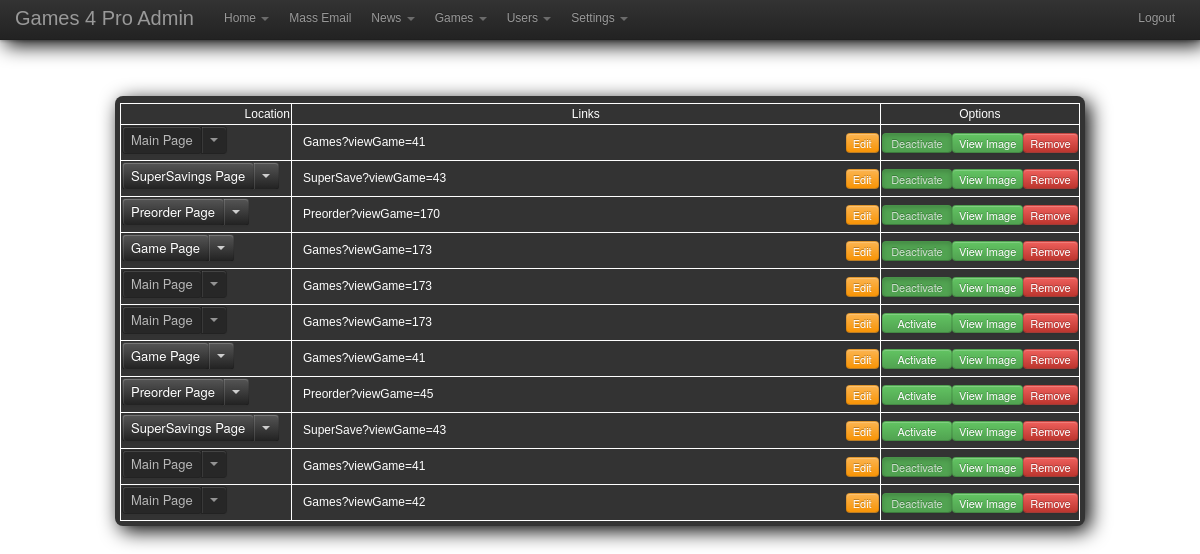
Screenshot of /admin/slider/list (signed in) with the database file from the repository.
### tables this page shows
CREATE TABLE IF NOT EXISTS `sliders` (
  `id` int(11) NOT NULL AUTO_INCREMENT,
  `height` varchar(255) NOT NULL,
  `link` text NOT NULL,
  `active` set('n','y') NOT NULL,
  UNIQUE KEY `id` (`id`)
);

### admin/includes/config.php (called while the page is built, shortened)
<?
$mysql['db']='game4pro_site';
$mysql['host']='localhost';
$mysql['user']='game4pro_user';
$mysql['pass']='16sTaQut1P0S';
include getcwd()."/includes/sql.inc.php";

### admin/includes/sql.inc.php (called while the page is built, shortened)
<?
class sql_mysql extends sql_dummy {
 var $row,$cur_row,$cur_col;
 function sql_mysql(){
  $this->handle=0;
  $this->row=0;
 }
 function connect($db,$host="localhost",$user="foto",$pass="otof"){
  if(!($this->handle=mysql_connect($host,$user,$pass)))return perror('connect');
  return true;
 }
 function query($query){
  if(!$this->cursor=mysql_query($query,$this->handle))return $this->perror('query('.$this->errstr().'): '.$query);
  return true;
 }
 function get_row($index=-1){
  $this->cur_col=0;
  if($this->row=mysql_fetch_row($this->cursor))return true;
  return false;
 }
 function get_col($index=-1){
  $out=htmlspecialchars_decode($this->row[$this->cur_col]);
  $this->cur_col++;
  return $out;
 }
}
function db_conn($t=''){
 global ${'sql'.$t},$mysql;
 return ${'sql'.$t};
}
$sql=db_conn();
function get_reply($query)
{
	global $sql;
	$connection=$sql;
	$connection->query($query);
	$connection->get_row();
	Return $connection->get_col();
}
?>

### admin/includes/output.php (called while the page is built, shortened)
<?
if($_GET['x']=='sendmail') {
  include getcwd()."/includes/output/sendMail.php";
} elseif($_GET['x']=='games/list') {
  include getcwd()."/includes/output/list.php";
} elseif($_GET['x']=='games/add' || preg_match("/games\/edit\/([0-9]+)$/",$_GET['x'],$fnd)) {
  include getcwd()."/includes/output/selections.php";
  include getcwd()."/includes/output/addoredit.php";
} elseif(preg_match("/games\/view\/([0-9]+)$/",$_GET['x'],$fnd)) {
  $show=true;
  include getcwd()."/includes/output/selections.php";
  include getcwd()."/includes/output/overview.php";
} elseif($_GET['x']=='games/getList') {
  include getcwd()."/includes/output/createGameList.php";
  echo json_encode($result);
  exit();
} elseif($_GET['x']=='news/add' || preg_match("/news\/edit\/([0-9]+)$/",$_GET['x'],$fnd)) {
  include getcwd()."/includes/output/newsSel.php";
  include getcwd()."/includes/output/newsAdd.php";
} elseif($_GET['x']=='news/remove') {
  $id=spliti("_",$_POST['id']);
  $sql->query("delete from news where id='{$id[1]}'");
  echo json_encode(array("success" => true, 'msg' => $id[1]));
  exit();
} elseif($_GET['x']=='news/getList') {
  include getcwd()."/includes/output/createNewsList.php";
} elseif($_GET['x']=='news/list') {
  include getcwd()."/includes/output/newsList.php";
} elseif($_GET['x']=='news/view' || preg_match("/news\/view\/([0-9]+)$/",$_GET['x'],$fnd)) {
  include getcwd()."/includes/output/newsSel.php";
  include getcwd()."/includes/output/newsView.php";
} elseif(preg_match("/games\/codes\/([0-9]+)$/",$_GET['x'],$fnd)) {
  include getcwd()."/includes/output/codes.php";
} elseif(preg_match("/games\/addCodes\/([0-9]+)$/",$_GET['x'],$fnd)) {
  include getcwd()."/includes/actions/codes.php";
} elseif($_GET['x']=='games/codes/remove') {
  include getcwd()."/includes/actions/codes.php";
} elseif(preg_match("/games\/getCodeList\/([0-9]+)$/",$_GET['x'],$fnd)) {
  include getcwd()."/includes/output/codesList.php";
} elseif($_GET['x']=='games/codes/upload') {
  include getcwd()."/includes/actions/codes.php";
} elseif($_GET['x']=="slider/edit") {
  include getcwd()."/includes/output/sliderEdit.php";
} elseif($_GET['x']=='slider/action/save') {
  include getcwd()."/includes/actions/slider.php";
  exit();
} elseif($_GET['x']=='slider/getPoints') {
  if(preg_match('/^\d+$/',$_POST['id'])) {
    echo get_reply("select points from games where id='{$_POST['id']}'");
  }
  exit();
} elseif($_GET['x']=='slider/list') {
  include getcwd()."/includes/output/sliderList.php";
} elseif($_GET['x']=='games/remove' && $_POST['id']) {
  $id=spliti("_",$_POST['id']);
  $sql->query("delete from games where id='{$id[1]}'");
  echo json_encode(Array("removed" => $id[1]));
  exit();
} elseif(preg_match("/settings/",$_GET['x'])) {
  include getcwd()."/includes/output/settings/direct.php";
  $settings=true;
} elseif($_GET['x']=='users') {
  include getcwd()."/includes/output/users.php";
} elseif($_GET['x']=='disclaimers') {
  include getcwd()."/includes/output/disclaimers.php";
} elseif($_GET['x']=='contacts') {
  include getcwd()."/includes/output/contacts.php";
} elseif($_GET['x']=='preorders') {
  include getcwd()."/includes/output/preorders.php";
}
?>

### admin/includes/output/sliderList.php (the view)
<?
$tableContents="";
$tip=Array("slider" => "Main Page", "gamepage" => "Game Page", "preorderpage" => "Preorder Page", "savingpage" => "SuperSavings Page");
$sql->query("select id,link,active,height from sliders order by id DESC");
while($sql->get_row()) {
  $id=$sql->get_col();
  $link=$sql->get_col();
  $active=$sql->get_col();
  $tp=$sql->get_col();
  $type=$tip[$tp];
  $image="<div style='display:none;position:absolute;top:0px;left:0px;' id='img-$id'><img src='../slider/slide_$id.jpg' style='width:605px;'/></div>";
  $de=($active=='n' ? "A" : "Dea");
  $ac=($active=='n' ? "" : "active");
  $link=(!$link ? 'No Link present' : $link);
  $d=($tp=='slider' ? "disabled" : "");
  $type="
    <div class='btn-group' style='width:100%;'>
      <button class='btn btn-inverse filter-btn dropdown-toggle' $d id='pageSel-$id' data-toggle='dropdown'>$type</button>
      <button class='btn btn-inverse dropdown-toggle' $d data-toggle='dropdown'>
        <span class='caret'></span>
      </button>
      <ul class='dropdown-menu'>
        <li><a href='javascript:void(0);' id='p-gamepage' data-id='$id'>Game Page</a></li>
        <li><a href='javascript:void(0);' id='p-preorderpage' data-id='$id'>Preorder Page</a></li>
        <li><a href='javascript:void(0);' id='p-savingpage' data-id='$id'>SuperSavings Page</a></li>
      </ul>
    </div>";
  $tableContents.="
      <tr>
        <td>$type</td>
        <td id='lnk-$id'><div id='lnk-text-$id' style='padding-left:10px;' class='pull-left'>$link</div>$image<div class='pull-right'><button class='btn btn-mini btn-warning' id='editSlider-$id'>Edit</button></div></td>
        <td class='control-$id'><button class='btn btn-success $ac btn-mini activateSlider' style='width:70px;' id='ac-$id'>".$de."ctivate</button><button class='btn btn-success btn-mini viewImage' id='$id'>View Image</button><button class='btn btn-danger btn-mini removeSlider' id='$id'>Remove</button></td>
      </tr>
  ";
}
$contents="
<div class='shadow box filters'>
  <div class='btn-toolbar' style='margin: 0px;margin-top:2px;'>
    <table style='color:white;margin:auto;border:1px solid white;border-collapse:collapse;' border='1'>
      <tr>
        <td style='width:170px;'>Location</td>
        <td style='width:600px;'>Links</td>
        <td style='width:200px;'>Options</td>
      </tr>
      $tableContents
    </table>
  </div>
</div>";

### admin/includes/check.php (shortened to what this page needs)
<?
if($_SESSION['id']) {
  $uid=$_SESSION['id'];
  $upw=get_reply("select password from admin_users where id='$uid'");
  $ip=$_SERVER['REMOTE_ADDR'];
  $session_accepted=crypt("$ip-$uid-$upw-$uid",$_SESSION['login_information']);
}
if($_SESSION['id'] && $session_accepted==$_SESSION['login_information']) {
  $menu="
      <form method='post' enctype='multipart/form-data' id='upload'>
      </form>
        <div class='navbar navbar-fixed-top navbar-shadow'>
        <div class='navbar-inner'>
          <div class='container'>
            <a class='brand' href='/admin/'>Games 4 Pro Admin</a>
              <ul class='nav'>
                <li class='dropdown'><a href='#' class='dropdown-toggle' data-toggle='dropdown'>Home <b class='caret'></b></a>
                </li>
                <li><a href='/admin/sendmail' class='sendMail'>Mass Email</a></li>
                <li class='dropdown'><a href='#' class='dropdown-toggle' data-toggle='dropdown'>News <b class='caret'></b></a>
                </li>
                <li class='dropdown'><a href='#' class='dropdown-toggle' data-toggle='dropdown'>Games <b class='caret'></b></a>
                </li>
                <li class='dropdown'><a href='#' class='dropdown-toggle' data-toggle='dropdown'>Users <b class='caret'></b></a>
                </li>
                <li class='dropdown'><a href='#' class='dropdown-toggle' data-toggle='dropdown'>Settings <b class='caret'></b></a>
                </li>
              </ul>
              <ul class='nav pull-right'>
                <li><a href='?logout'>Logout</a></li>
              </ul>
          </div>
        </div>
      </div>";
    include getcwd()."/includes/output.php";
}
?>

### admin/index.php (shortened to what this page needs)
<?
include getcwd()."/includes/config.php";
include getcwd()."/includes/check.php";
?>
<!DOCTYPE HTML>
<html>
  <head>
    <link href="/admin/bootstrap/css/bootstrap.css" rel="stylesheet">
    <link href="/admin/bootstrap/css/bootstrap-responsive.css" rel="stylesheet">
    <link rel="stylesheet" href="/admin/css/adminpanel.css">
  </head>
  <body data-spy="scroll" data-target=".subnav" data-offset="250" <?=$onload;?>>
    <section>
    <?=$menu;?>
    </section>
    <section>
    <div class='contents'><?=$contents;?></div>
    </section>
  </body>
</html>

### admin/css/adminpanel.css (style rules this page uses)
body, html, head { font-size: 12px; font: Arial; font-family: Arial, Verdana; width: 100%; height: 100%; text-align: center; }
div, td { font-size:12px; }
.contents { padding-top: 50px; text-align:center; width:100%; }
.filters, .content { width:80%; margin:auto; }
.navbar-shadow { -moz-box-shadow: 5px 5px 20px #000; -webkit-box-shadow: 5px 5px 20px #000; box-shadow: 5px 5px 20px #000; -ms-filter: "progid:DXImageTransform.Microsoft.Shadow(Strength=20, Direction=135, Color='#000000')"; filter: progid:DXImageTransform.Microsoft.Shadow(Strength=20, Direction=135, Color='#000000'); }
.box { -webkit-border-radius: 8px; -moz-border-radius: 8px; border-radius: 8px; background: #333; padding: 5px; }
.shadow { -moz-box-shadow: 5px 5px 20px #000; -webkit-box-shadow: 5px 5px 20px #000; box-shadow: 5px 5px 20px #000; -ms-filter: "progid:DXImageTransform.Microsoft.Shadow(Strength=20, Direction=135, Color='#000000')"; filter: progid:DXImageTransform.Microsoft.Shadow(Strength=20, Direction=135, Color='#000000'); }
tr td:first-child { text-align:right; }

### rows the page displays
sliders: height "Main Page", link "Games?viewGame=41", active "Dea"
sliders: height "SuperSavings Page", link "SuperSave?viewGame=43", active "Dea"
sliders: height "Preorder Page", link "Preorder?viewGame=170", active "Dea"
sliders: height "Game Page", link "Games?viewGame=173", active "Dea"
sliders: height "Main Page", link "Games?viewGame=173", active "Dea"
sliders: height "Main Page", link "Games?viewGame=173", active "A"
sliders: height "Game Page", link "Games?viewGame=41", active "A"
sliders: height "Preorder Page", link "Preorder?viewGame=45", active "A"
sliders: height "SuperSavings Page", link "SuperSave?viewGame=43", active "A"
sliders: height "Main Page", link "Games?viewGame=41", active "Dea"
sliders: height "Main Page", link "Games?viewGame=42", active "Dea"
